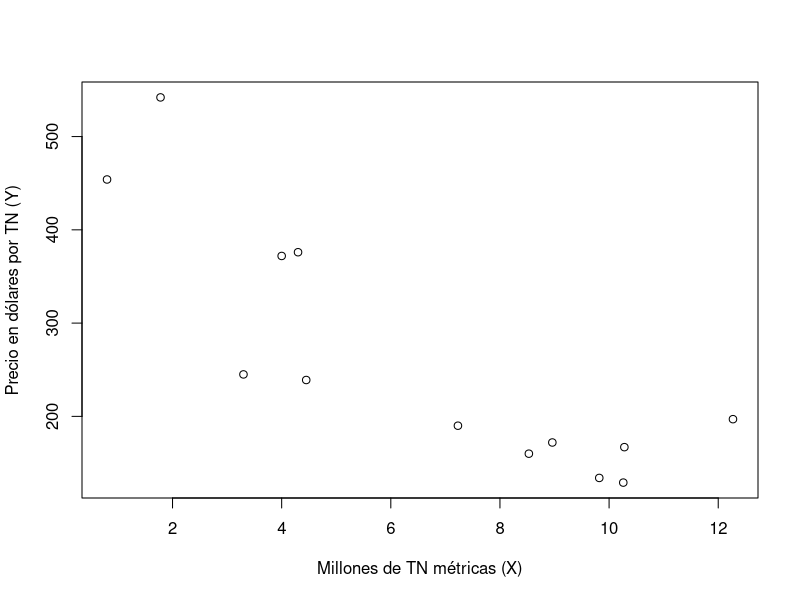
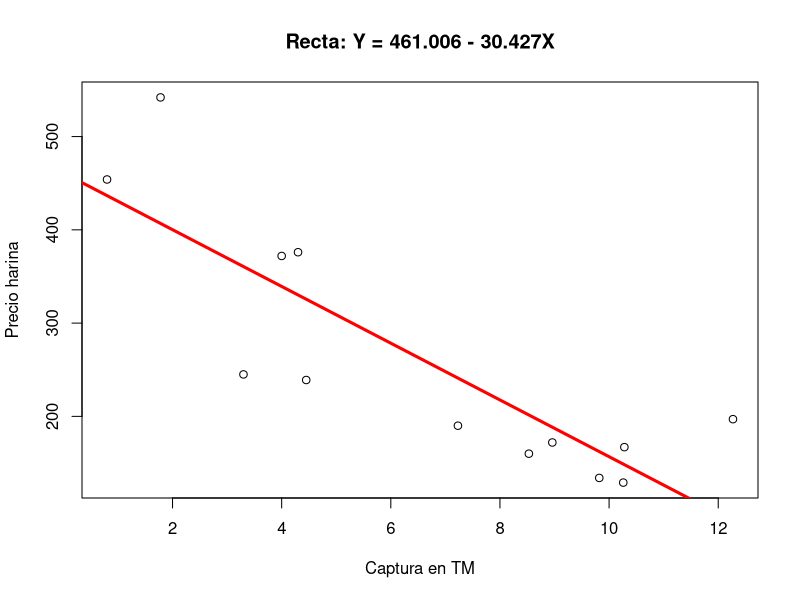

Recreate these plots in R, in order.
## ---- chunk 1
Y = c(190, 160, 134,129,172,197,167,239,542,372,245,376,454)
X = c(7.23,8.53,9.82,10.26,8.96,12.27,10.28,4.45,1.78,4.00,3.30,4.30,0.80)
str(data.frame(Y,X))
## ---- chunk 2
length(Y)
length(X)
## ---- chunk 3
plot(X, Y, 
     ylab = "Precio en dólares por TN (Y)", 
     xlab = "Millones de TN métricas (X)",
     
     )
## ---- chunk 4
help(plot)
## ---- chunk 5
cor(Y,X)
## ---- chunk 6
modelo1 <- lm(Y ~ X)
summary(modelo1)
## ---- chunk 7
cor(Y,X)^2 # Solo cuando la regresión lineal es simple.
## ---- chunk 8
y0 <- 461.006 - 30.427 * 0
y1 <- 461.006 - 30.427 * 1
y2 <- 461.006 - 30.427 * 2
## ---- chunk 9
y2 - y1
## ---- chunk 10
plot(X, Y
    ,ylab = "Precio harina"
    ,xlab = "Captura en TM"
    ,main = "Recta: Y = 461.006 - 30.427X"
    )

abline(modelo1   # Agrega la recta
        ,col = "red"
        ,lwd = 3)
## ---- chunk 11
Y_predecido = predict(modelo1) # Los valores de Y que están en la recta
Error = Y - Y_predecido
data.frame(X, Y, Y_predecido, Error)
## ---- chunk 12
options(scipen = 999) #Elimina la notación científica decimal
sum(Error)
## ---- chunk 13
X_nuevos <- data.frame(X=c(5, 10, 15, 15.15, 50, 100))
Y_Prediccion <- predict(modelo1, X_nuevos)
data.frame(X_nuevos, Y_Prediccion)
